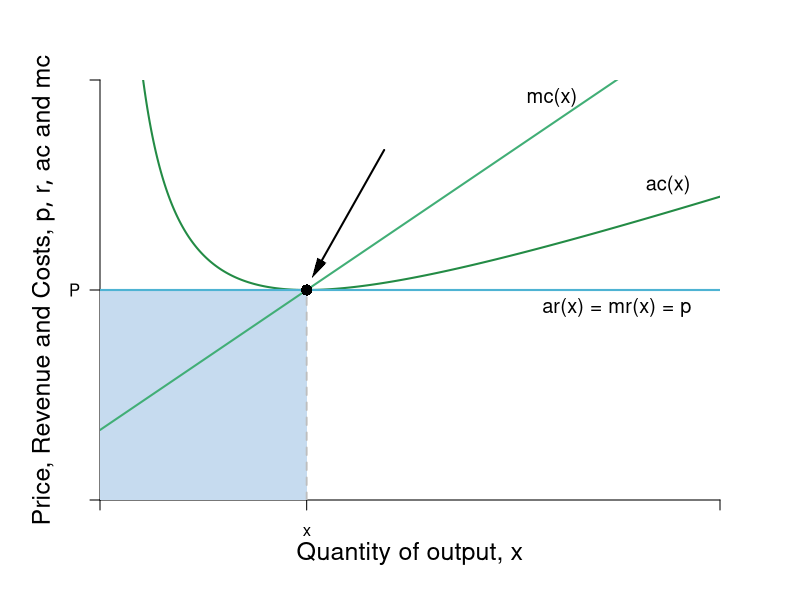

Recreate this plot in R.
#Graph Designer: Simon Halliday
#Authors: Bowles, Foley and Halliday
#Title: Coordination, Conflict and Competition: A Text in Microeconomics

require(shape)
pdf(file = "competitionmarkets/perf_comp_costs.pdf", width = 9, height = 7)

#Set parameters for graphics
axislabelsize <- 1.5
labelsize <- 1.2
graphlinewidth <- 2
segmentlinewidth <- 1.8

COL <- c("#7fc97f", "#beaed4", "#fdc086", "#ffff99", "#386cb0", "#f0027f", "#bf5b17", "#666666")
COLA <- c("#e0f3db", "#99d8c9","#66c2a4","#41ae76", "#238b45", "#005824")
COLB <- c("#c6dbef", "#4eb3d3", "#2b8cbe", "#0868ac","#084081")

#Edited the margins to cater for the larger LHS labels
par(mar =  c(5, 5, 4, 4))

AvgRevenue <- function(x, rmax = 12, xmax = 12){
  rmax - (rmax/xmax)*x
}

MRevenue <- function(x, rmax = 12, xmax = 12){
  rmax - 2*(rmax/xmax)*x
}

TotCost <- function(x, c0 = 8, c1 = 2, c2 = 0.5){
  c0 + c1*x + c2*(x^2)
}

AvgCost <- function(x, c0 = 8, c1 = 2, c2 = 0.5){
#  TotCost(x) / x
  c0 / x + c1 + c2*x
}

MCost <- function(x, c0 = 8, c1 = 2, c2 = 0.5){
# deriv(TotCost(x), x)
  c1 + 2*c2*x
}

xlims <- c(0, 12)
ylims <- c(0, 12)

npts <- 501 
x <- seq(xlims[1], xlims[2], length.out = npts)
y <- seq(ylims[1], ylims[2], length.out = npts) 
a <- c(13, 16.75, 19.25)

plot(0, 0, xlim = xlims, ylim = ylims, type = "n",
     xlab = expression(paste("")),
     ylab = expression(paste("")), 
     xaxt = "n", 
     yaxt = "n", 
     cex.lab = axislabelsize, 
     bty = "n",
     xaxs="i", 
     yaxs="i")

# ticksy <- seq(from = ylims[1], to = ylims[2], by = 1)
# ylabels <- seq(from = ylims[1], to = ylims[2], by = 1)
# ticksx <- seq(from = xlims[1], to = xlims[2], by = 1)
# xlabels <- seq(from = xlims[1], to = xlims[2], by = 1)
ticksy <- c(0, 6, NA, ylims[2])
ylabels <- c(NA, expression(paste(P)), NA, NA)
ticksx <- c(0, 4, NA, xlims[2])
xlabels <- c(NA, expression(paste(x)), NA, NA)

axis(1, at = ticksx, pos = 0, labels = xlabels)
axis(2, at = ticksy, pos = 0, labels = ylabels, las = 1)

npts <- 500 
xx1 <- seq(xlims[1], xlims[2], length.out = npts)
xx3 <- seq(2, 6, length.out = npts)

# Draw the polygon for profit
xpoly1 <- c(0, 0, 4, 4, 0)
ypoly1 <- c(0, min(AvgCost(xx1)), min(AvgCost(xx1)), 0, 0)
polygon(x = xpoly1, y = ypoly1, col=COLB[1],density=NULL, border = NA)

#Draw the polygon for costs

#xpoly2 <- c(0, 4, 4, 0, 0)
#ypoly2 <- c(0, 0, 4, 0, 0)
#polygon(x = xpoly2, y = ypoly2, col=COLB[1], density=NULL, border = NA)

# lines(xx1, bcA(xx1, w = 10, p = 1.5), col = COLB[3], lwd = graphlinewidth)
# lines(xx1, AvgRevenue(xx1, rmax = 12, xmax = 12), col = COLB[5], lwd = graphlinewidth)
# lines(xx1, MRevenue(xx1, rmax = 12, xmax = 12), col = COLB[4], lwd = graphlinewidth)
lines(xx1, AvgCost(xx1), col = COLA[5], lwd = graphlinewidth)
lines(xx1, MCost(xx1), col = COLA[4], lwd = graphlinewidth)

# Label the axes

# text(0.5*(xlims[2]), -1.8, expression(paste("Output, ", x)), xpd = TRUE, cex = axislabelsize) 
mtext(expression(paste("Quantity of output, ", x)), side=1, line = 2.5, cex = axislabelsize)
text(-1.1, 0.5*ylims[2], expression(paste("Price, Revenue and Costs, ", list(p, r, ac), " and ", mc)), xpd = TRUE, cex = axislabelsize, srt = 90) 

#Label curves

text(10, 5.5, expression(paste("ar(x) = mr(x) = p")), cex = labelsize)
text(11, 9, expression(paste("ac(x)")), cex = labelsize)
text(8.75, 11.5, expression(paste("mc(x)")), cex = labelsize)

#Labels cost and profit areas (To be added)


#Draw segments for total costs

segments(0, 6, 4, 6,
         lty = 2, col = "gray" , lwd = segmentlinewidth
         )
segments(4, 0, 4, 6,
         lty = 2, col = "gray" , lwd = segmentlinewidth
)
segments(0, 6, xlims[2], 6,
         lty = 1, col = COLB[2] , lwd = graphlinewidth
)

# Label Points for comparison

points(4, 6, pch = 16, col = "black", cex = 1.5)
# text(3.8, MRevenue(x = 4) - 0.4, expression(i), cex = labelsize)


# points(4, AvgRevenue(x = 4), pch = 16, col = "black", cex = 1.5)
# text(4.2, AvgRevenue(x = 4) + 0.4, expression(h), cex = labelsize)

# Arrows (Labels to be added)

# text(7.5, 9.5, expression(paste("Profit Maximum at")), cex = labelsize)
# text(7.5, 9, expression(paste(mr == mc)), cex = labelsize)
shape::Arrows(5.5, 10, 4.2, 6.6, col = "black", lty = 1, lwd = 2, arr.type = "triangle", arr.lwd = 0.5)



dev.off()
